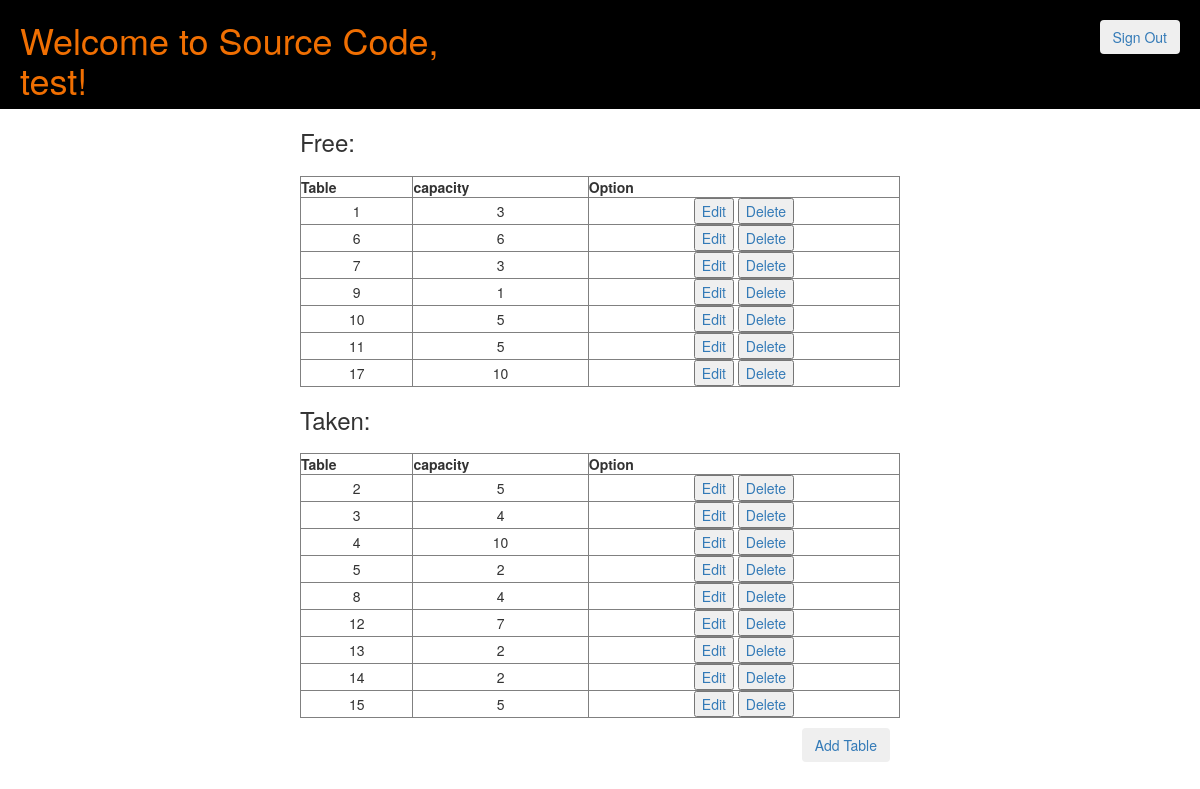
Screenshot of /home.php (signed in) with the database file from the repository.
### tables this page shows
CREATE TABLE `users` (
  `userId` int(11) NOT NULL,
  `userName` varchar(30) NOT NULL,
  `userEmail` varchar(60) NOT NULL,
  `userPass` varchar(255) NOT NULL
);

CREATE TABLE `tables` (
  `id` int(11) NOT NULL,
  `capacity` int(11) NOT NULL,
  `reservation` int(1) NOT NULL DEFAULT '0'
);

### home.php (the view, shortened to what this page needs)
<?php
	require_once 'actions/db_connect.php';
	$res=mysqli_query($conn, "SELECT * FROM users WHERE userId=".$_SESSION['user']);
	$userRow = mysqli_fetch_array($res, MYSQLI_ASSOC);
?>
<?php
require_once 'parts/head.php';
?>
</head>
<body>
<header id="header" class="">
		<div class="row">
			<div class="col-md-5">
				<h1>Welcome to Source Code, <?php echo $userRow['userName']; ?>!</h1>
			</div>
			<div class="col-md-7">
				<button class="btn" id="sign-out">
					<a href="logout.php?logout">Sign Out</a>
				</button>
			</div>
		</div>
</header>
<div class="manageUser">
    <h3>Free:</h3>
    <table border="1" cellspacing="0" cellpadding="0">
        <thead>
            <tr>
                <th>Table</th>
                <th>capacity</th>
                <th>Option</th>
            </tr>
        </thead>
        <tbody>
			<?php
	            $sql = "SELECT * FROM tables WHERE reservation = 0";
	            $result = $conn->query($sql);
	            if($result->num_rows > 0) {
	                while($row = $result->fetch_assoc()) {
	                    echo "<tr>
	                        <td>".$row['id']."</td>
	                        <td>".$row['capacity']."</td>
	                        <td>
	                            <a href='update.php?id=".$row['id']."'><button type='button'>Edit</button></a>
	                            <a href='delete.php?id=".$row['id']."'><button type='button'>Delete</button></a>
	                        </td>
	                    </tr>";
	                }
	            } else {
	                echo "<tr><td colspan='5'><center>No Data Avaliable</center></td></tr>";
	            }
            ?>
        </tbody>
    </table>
    <h3>Taken:</h3>
    <table border="1" cellspacing="0" cellpadding="0">
		<thead>
            <tr>
                <th>Table</th>
                <th>capacity</th>
                <th>Option</th>
            </tr>
        </thead>
        <tbody>
			<?php
	            $sql = "SELECT * FROM tables WHERE reservation = 1";
	            $result = $conn->query($sql);
	            if($result->num_rows > 0) {
	                while($row = $result->fetch_assoc()) {
	                    echo "<tr>
	                        <td>".$row['id']."</td>
	                        <td>".$row['capacity']."</td>
	                        <td>
	                            <a href='update.php?id=".$row['id']."'><button type='button'>Edit</button></a>
	                            <a href='delete.php?id=".$row['id']."'><button type='button'>Delete</button></a>
	                        </td>
	                    </tr>";
	                }
	            } else {
	                echo "<tr><td colspan='5'><center>No Data Avaliable</center></td></tr>";
	            }
            ?>
        </tbody>
    </table>
    <a href="create.php"><button type="button" class="btn" id="aT">Add Table</button></a>
</div>
</body>
</html>

### style.css (style rules this page uses)
body { background-size: 100%; }
.btn { margin-left: 10px; }
#sign-out { float: right; margin: 20px; }
#aT { float: right; margin: 10px; }
td { text-align: center; }
th { text-align: center; }
header { background-color: black; color: #F06F02; padding-left: 20px; }

### home.php (style rules this page uses)
.manageUser { width: 50%; margin: auto; }
table { width: 100%; margin-top: 20px; }

### rows the page displays
users: userName "test"
tables: id "1", capacity "3"
tables: id "6", capacity "6"
tables: id "7", capacity "3"
tables: id "9", capacity "1"
tables: id "10", capacity "5"
tables: id "11", capacity "5"
tables: id "17", capacity "10"
tables: id "2", capacity "5"
tables: id "3", capacity "4"
tables: id "4", capacity "10"
tables: id "5", capacity "2"
tables: id "8", capacity "4"
tables: id "12", capacity "7"
tables: id "13", capacity "2"
tables: id "14", capacity "2"
tables: id "15", capacity "5"
